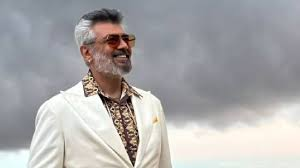
#> input picture image.jpg, 300 x 168 px, given in place of bahubali.mp4, which was not available
$ jupyter execute computervision2.ipynb
#> lines starting #> are read from the running program, lines starting #| are printed output that depends on the picture; after the words box and inside, x2 and y2 are one past the last pixel; in counts of white or black regions, pixels touching at a corner belong together; pictures that were not available may be replaced by others from this repository, and a replacement may not be noted
[cell 1]
import cv2
import numpy as np
# Open a video capture
cap = cv2.VideoCapture('bahubali.mp4')  # 0 for webcam, or replace with video file path
frame_count = 0
while True:
    ret, frame = cap.read()
#> frame is the input picture: shape (168, 300, 3); mean B, G, R 170.2, 169.6, 171.4
    frame_count  += 1
    if not ret:
        break

    # Convert frame to grayscale
    gray = cv2.cvtColor(frame, cv2.COLOR_BGR2GRAY)
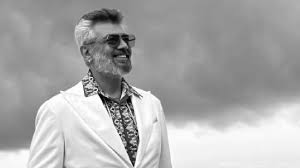
#> gray: shape (168, 300); min 1, max 255, mean 170.2
    #cv2.imshow("video_frames", frame)
    gray_3channel = cv2.merge((gray,gray,gray))

    combined = np.hstack((frame, gray_3channel))
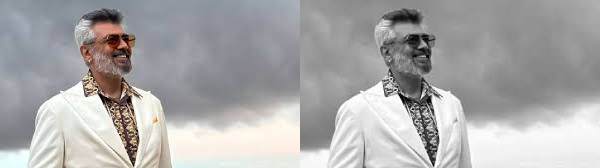
#> combined: shape (168, 600, 3); mean B, G, R 170.2, 169.9, 170.8
    cv2.imshow("video_frames", combined)
    # Exit on pressing 'q'
    if cv2.waitKey(1) & 0xFF == ord('q'):
#> (key q is pressed here)
        break
# Release resources
print(frame_count)
cap.release()
cv2.destroyAllWindows()

[cell 2]
import cv2
import numpy as np
# Open a video capture
cap = cv2.VideoCapture('bahubali.mp4')  # 0 for webcam, or replace with video file path
no_frames = 0
while True:
    ret, frame = cap.read()
    no_frames =  no_frames +1
    if not ret:
        break

    # Convert frame to grayscale
    gray = cv2.cvtColor(frame, cv2.COLOR_BGR2GRAY)


    cv2.rectangle(frame,(110,50),(250,300),(0,120,255),3)
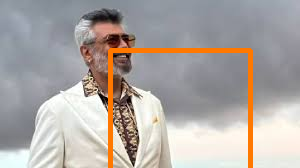
#> frame: shape (168, 300, 3); 3.71% of pixels changed, all inside (x1, y1, x2, y2) = (108, 48, 253, 168)
    #cv2.rectangle(frame,(110,50),(250,300),(120,234,255),cv2.FILLED)


    cv2.circle(frame,(400,100),50,(125,55,89),5)
    #cv2.circle(frame,(400,100),50,(255,123,35),cv2.FILLED)

    cv2.imshow("video_frames", frame)
    cv2.imshow("video_frames_gray", gray)

    # Exit on pressing 'q'
    if cv2.waitKey(1) & 0xFF == ord('q'):
#> (key q is pressed here)
        break
# Release resources
print(no_frames)
cap.release()
cv2.destroyAllWindows()

[cell 3]
import cv2
import numpy as np

# Open a video capture
cap = cv2.VideoCapture('bahubali.mp4')  # 0 for webcam, or replace with video file path

while True:
    ret, frame = cap.read()
    if not ret:
        break

    # Convert frame to grayscale
    gray = cv2.cvtColor(frame, cv2.COLOR_BGR2GRAY)

    # Apply Gaussian Blur to reduce noise
    blurred = cv2.GaussianBlur(gray, (5, 5), 0)
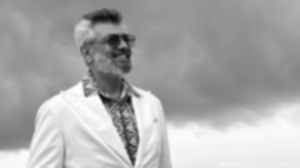
#> blurred: shape (168, 300); min 12, max 254, mean 170.2

    # Apply edge detection (Canny)
    edges = cv2.Canny(blurred, 50, 150)
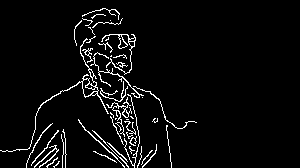
#> edges: shape (168, 300); 4.7% white in thin lines or dots, all inside (x1, y1, x2, y2) = (0, 8, 197, 168)

    # Find contours
    contours, _ = cv2.findContours(edges, cv2.RETR_EXTERNAL, cv2.CHAIN_APPROX_SIMPLE)
#> contours = 47 contours, 39 with area under 20; largest, box (x1, y1, x2, y2) and area: (0, 38, 109, 152) 264, (101, 34, 136, 75) 138, (106, 97, 132, 137) 58, (90, 52, 144, 98) 42, (34, 145, 59, 168) 36, (78, 119, 125, 168) 36, (31, 130, 59, 166) 24, (82, 48, 93, 63) 24

    # Draw contours
    for contour in contours:
        if cv2.contourArea(contour) > 500:  # Filter small objects
            x, y, w, h = cv2.boundingRect(contour)
            cv2.rectangle(frame, (x, y), (x + w, y + h), (0, 255, 0), 2)
#> this loop made 47 passes
#> contour on passes 19, 22, 23, 26, 32, 42: [[126, 119], [128, 119]], [[115, 118], [115, 119], [116, 118]], [[130, 116], [132, 118], [133, 118], [131, 116]], [[142, 97]], [[111, 55], [110, 56], [111, 56]], [[110, 20]]

    # Display the frame
    cv2.imshow("Contour Tracking", frame)
    cv2.imshow("Contour gray", gray)
    cv2.imshow("Contour blurred", blurred)
    cv2.imshow("Contour edges", edges)

    # Exit on pressing 'q'
    if cv2.waitKey(1) & 0xFF == ord('q'):
#> (key q is pressed here)
        break

# Release resources
cap.release()
cv2.destroyAllWindows()

[cell 4]
import cv2
cap = cv2.VideoCapture('bahubali.mp4')

backgroundobject = cv2.createBackgroundSubtractorMOG2( history = 2, detectShadows = True )

while(1):
    ret, frame = cap.read()
    if not ret:
        break

    fgmask = backgroundobject.apply(frame)
#> fgmask: shape (168, 300); every value is 127

    real_part = cv2.bitwise_and(frame,frame,mask=fgmask)

    fgmask_3 = cv2.cvtColor(fgmask, cv2.COLOR_GRAY2BGR)
#> fgmask_3: shape (168, 300, 3); every value is 127

    stacked = np.hstack((fgmask_3,frame,real_part))
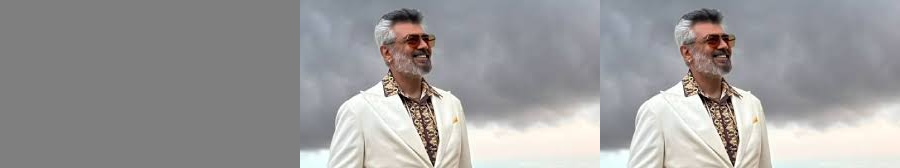
#> stacked: shape (168, 900, 3); mean B, G, R 155.8, 155.4, 156.6
    cv2.imshow('All three',cv2.resize(stacked,None,fx=0.65,fy=0.65))
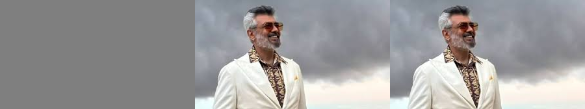
#> window 'All three': shape (109, 585, 3); mean B, G, R 155.7, 155.3, 156.5

    k = cv2.waitKey(30) &  0xff
#> (key q is pressed here)
    if k == 27:
        break

cap.release()
cv2.destroyAllWindows()
